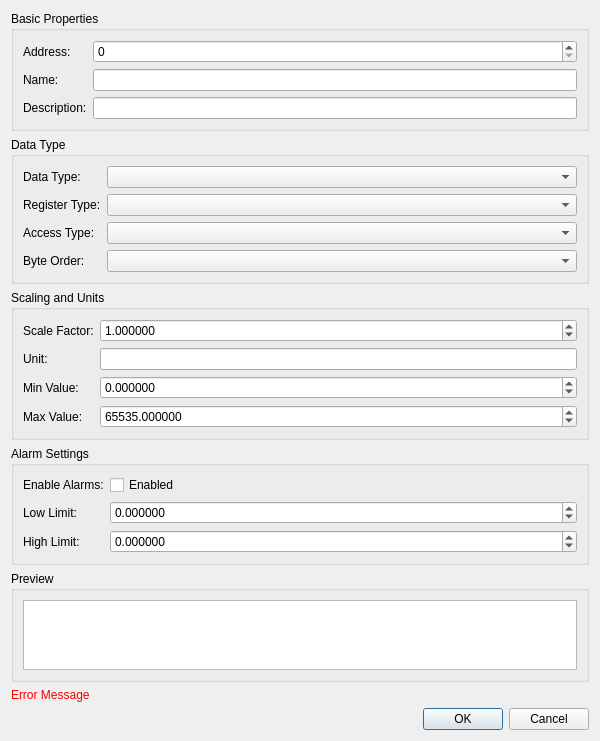
<?xml version="1.0" encoding="UTF-8"?>
<ui version="4.0">
 <class>RegisterSetupDialog</class>
 <widget class="QDialog" name="RegisterSetupDialog">
  <property name="geometry">
   <rect>
    <x>0</x>
    <y>0</y>
    <width>600</width>
    <height>500</height>
   </rect>
  </property>
  <property name="windowTitle">
   <string>Register Setup</string>
  </property>
  <layout class="QVBoxLayout" name="verticalLayout">
   <item>
    <widget class="QGroupBox" name="basicGroup">
     <property name="title">
      <string>Basic Properties</string>
     </property>
     <layout class="QFormLayout" name="formLayout">
      <item row="0" column="0">
       <widget class="QLabel" name="addressLabel">
        <property name="text">
         <string>Address:</string>
        </property>
       </widget>
      </item>
      <item row="0" column="1">
       <widget class="QSpinBox" name="addressSpinBox">
        <property name="maximum">
         <number>65535</number>
        </property>
       </widget>
      </item>
      <item row="1" column="0">
       <widget class="QLabel" name="nameLabel">
        <property name="text">
         <string>Name:</string>
        </property>
       </widget>
      </item>
      <item row="1" column="1">
       <widget class="QLineEdit" name="nameEdit"/>
      </item>
      <item row="2" column="0">
       <widget class="QLabel" name="descriptionLabel">
        <property name="text">
         <string>Description:</string>
        </property>
       </widget>
      </item>
      <item row="2" column="1">
       <widget class="QLineEdit" name="descriptionEdit"/>
      </item>
     </layout>
    </widget>
   </item>
   <item>
    <widget class="QGroupBox" name="dataTypeGroup">
     <property name="title">
      <string>Data Type</string>
     </property>
     <layout class="QFormLayout" name="formLayout_2">
      <item row="0" column="0">
       <widget class="QLabel" name="dataTypeLabel">
        <property name="text">
         <string>Data Type:</string>
        </property>
       </widget>
      </item>
      <item row="0" column="1">
       <widget class="QComboBox" name="dataTypeCombo"/>
      </item>
      <item row="1" column="0">
       <widget class="QLabel" name="registerTypeLabel">
        <property name="text">
         <string>Register Type:</string>
        </property>
       </widget>
      </item>
      <item row="1" column="1">
       <widget class="QComboBox" name="registerTypeCombo"/>
      </item>
      <item row="2" column="0">
       <widget class="QLabel" name="accessTypeLabel">
        <property name="text">
         <string>Access Type:</string>
        </property>
       </widget>
      </item>
      <item row="2" column="1">
       <widget class="QComboBox" name="accessTypeCombo"/>
      </item>
      <item row="3" column="0">
       <widget class="QLabel" name="byteOrderLabel">
        <property name="text">
         <string>Byte Order:</string>
        </property>
       </widget>
      </item>
      <item row="3" column="1">
       <widget class="QComboBox" name="byteOrderCombo"/>
      </item>
     </layout>
    </widget>
   </item>
   <item>
    <widget class="QGroupBox" name="scalingGroup">
     <property name="title">
      <string>Scaling and Units</string>
     </property>
     <layout class="QFormLayout" name="formLayout_3">
      <item row="0" column="0">
       <widget class="QLabel" name="scaleFactorLabel">
        <property name="text">
         <string>Scale Factor:</string>
        </property>
       </widget>
      </item>
      <item row="0" column="1">
       <widget class="QDoubleSpinBox" name="scaleFactorSpinBox">
        <property name="decimals">
         <number>6</number>
        </property>
        <property name="minimum">
         <double>-1000000.000000000000000</double>
        </property>
        <property name="maximum">
         <double>1000000.000000000000000</double>
        </property>
        <property name="value">
         <double>1.000000000000000</double>
        </property>
       </widget>
      </item>
      <item row="1" column="0">
       <widget class="QLabel" name="unitLabel">
        <property name="text">
         <string>Unit:</string>
        </property>
       </widget>
      </item>
      <item row="1" column="1">
       <widget class="QLineEdit" name="unitEdit"/>
      </item>
      <item row="2" column="0">
       <widget class="QLabel" name="minValueLabel">
        <property name="text">
         <string>Min Value:</string>
        </property>
       </widget>
      </item>
      <item row="2" column="1">
       <widget class="QDoubleSpinBox" name="minValueSpinBox">
        <property name="decimals">
         <number>6</number>
        </property>
        <property name="minimum">
         <double>-1000000.000000000000000</double>
        </property>
        <property name="maximum">
         <double>1000000.000000000000000</double>
        </property>
       </widget>
      </item>
      <item row="3" column="0">
       <widget class="QLabel" name="maxValueLabel">
        <property name="text">
         <string>Max Value:</string>
        </property>
       </widget>
      </item>
      <item row="3" column="1">
       <widget class="QDoubleSpinBox" name="maxValueSpinBox">
        <property name="decimals">
         <number>6</number>
        </property>
        <property name="minimum">
         <double>-1000000.000000000000000</double>
        </property>
        <property name="maximum">
         <double>1000000.000000000000000</double>
        </property>
        <property name="value">
         <double>65535.000000000000000</double>
        </property>
       </widget>
      </item>
     </layout>
    </widget>
   </item>
   <item>
    <widget class="QGroupBox" name="alarmGroup">
     <property name="title">
      <string>Alarm Settings</string>
     </property>
     <layout class="QFormLayout" name="formLayout_4">
      <item row="0" column="0">
       <widget class="QLabel" name="alarmEnabledLabel">
        <property name="text">
         <string>Enable Alarms:</string>
        </property>
       </widget>
      </item>
      <item row="0" column="1">
       <widget class="QCheckBox" name="alarmEnabledCheck">
        <property name="text">
         <string>Enabled</string>
        </property>
       </widget>
      </item>
      <item row="1" column="0">
       <widget class="QLabel" name="alarmLowLimitLabel">
        <property name="text">
         <string>Low Limit:</string>
        </property>
       </widget>
      </item>
      <item row="1" column="1">
       <widget class="QDoubleSpinBox" name="alarmLowLimitSpinBox">
        <property name="decimals">
         <number>6</number>
        </property>
        <property name="minimum">
         <double>-1000000.000000000000000</double>
        </property>
        <property name="maximum">
         <double>1000000.000000000000000</double>
        </property>
       </widget>
      </item>
      <item row="2" column="0">
       <widget class="QLabel" name="alarmHighLimitLabel">
        <property name="text">
         <string>High Limit:</string>
        </property>
       </widget>
      </item>
      <item row="2" column="1">
       <widget class="QDoubleSpinBox" name="alarmHighLimitSpinBox">
        <property name="decimals">
         <number>6</number>
        </property>
        <property name="minimum">
         <double>-1000000.000000000000000</double>
        </property>
        <property name="maximum">
         <double>1000000.000000000000000</double>
        </property>
       </widget>
      </item>
     </layout>
    </widget>
   </item>
   <item>
    <widget class="QGroupBox" name="previewGroupBox">
     <property name="title">
      <string>Preview</string>
     </property>
     <layout class="QVBoxLayout" name="verticalLayout_2">
      <item>
       <widget class="QPlainTextEdit" name="previewText">
        <property name="readOnly">
         <bool>true</bool>
        </property>
       </widget>
      </item>
     </layout>
    </widget>
   </item>
   <item>
    <widget class="QLabel" name="errorLabel">
     <property name="styleSheet">
      <string notr="true">color: rgb(255, 0, 0);</string>
     </property>
     <property name="text">
      <string>Error Message</string>
     </property>
    </widget>
   </item>
   <item>
    <widget class="QDialogButtonBox" name="buttonBox">
     <property name="orientation">
      <enum>Qt::Horizontal</enum>
     </property>
     <property name="standardButtons">
      <set>QDialogButtonBox::Cancel|QDialogButtonBox::Ok</set>
     </property>
    </widget>
   </item>
  </layout>
 </widget>
 <resources/>
 <connections>
  <connection>
   <sender>buttonBox</sender>
   <signal>accepted()</signal>
   <receiver>RegisterSetupDialog</receiver>
   <slot>accept()</slot>
   <hints>
    <hint type="sourcelabel">
     <x>248</x>
     <y>254</y>
    </hint>
    <hint type="destinationlabel">
     <x>157</x>
     <y>274</y>
    </hint>
   </hints>
  </connection>
  <connection>
   <sender>buttonBox</sender>
   <signal>rejected()</signal>
   <receiver>RegisterSetupDialog</receiver>
   <slot>reject()</slot>
   <hints>
    <hint type="sourcelabel">
     <x>316</x>
     <y>260</y>
    </hint>
    <hint type="destinationlabel">
     <x>286</x>
     <y>274</y>
    </hint>
   </hints>
  </connection>
 </connections>
</ui>
